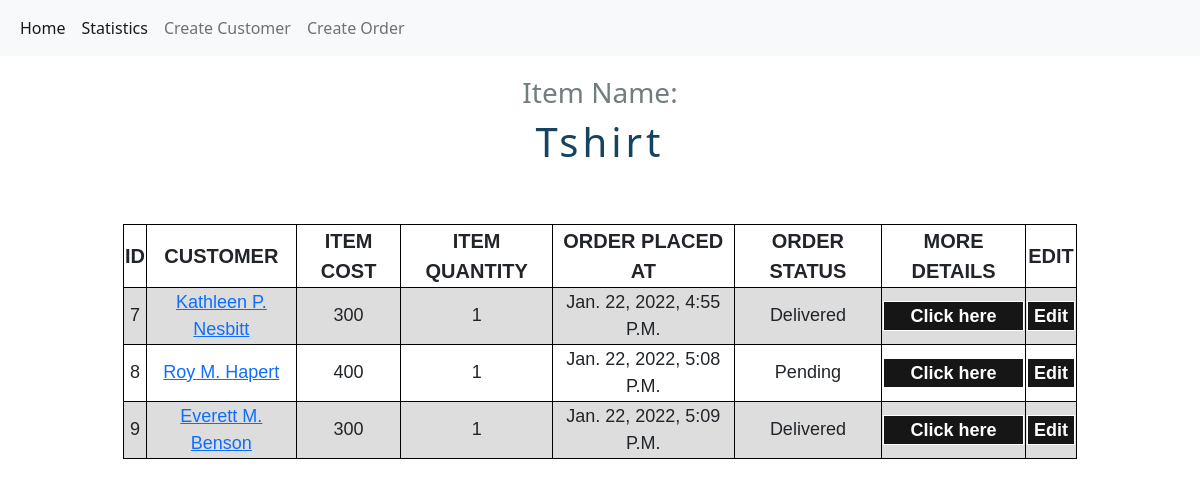
Before: /app/itemList/tshirt/ with the older database file.
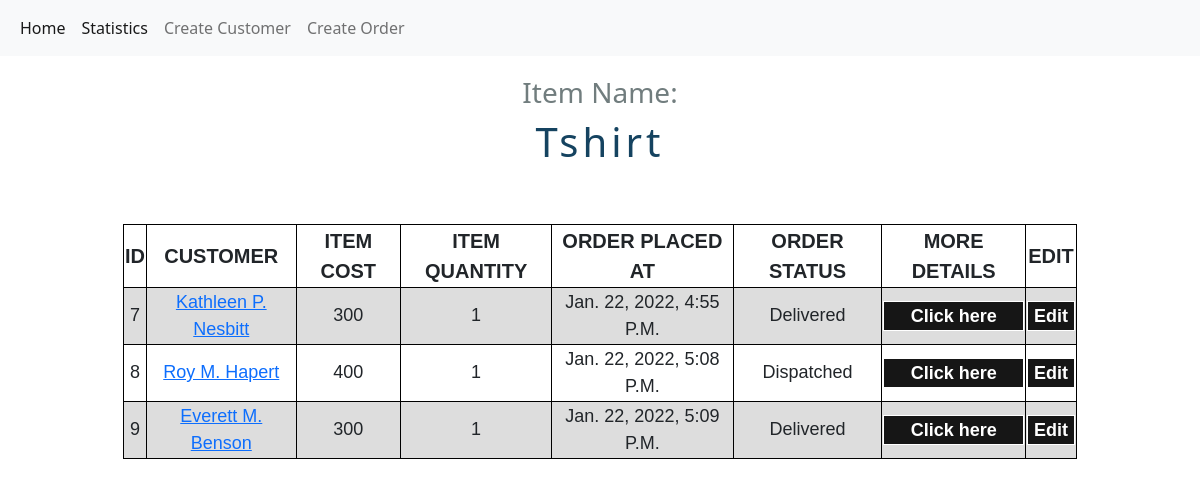
After: the same page with the newer database file.
### app/models.py (models this page shows, shortened)
class OrderDetails(models.Model):
    customer = models.ForeignKey(Customer, related_name="customer",on_delete=models.SET_DEFAULT, default="NA")
    item_name = models.CharField(max_length=200)
    item_cost = models.IntegerField()
    item_quantity = models.IntegerField()
    order_choices = (
    ('pending','pending'),
    ('dispatched', 'dispatched'),
    ('delivered','delivered'),
        )
    order_status = models.CharField(max_length=30, choices=order_choices, default='pending')
    date = models.DateTimeField(auto_now_add=True)

class Customer(models.Model):
    name = models.CharField(max_length=200)
    contact = PhoneNumberField()
    email = models.EmailField()
    address = models.CharField(max_length=300)
    city = models.CharField(max_length=50)
    state = models.CharField(max_length=50)
    date = models.DateTimeField(auto_now_add=True)
    def __str__(self):
        return self.name

### app/views.py (the view)
# urls.py: url(r'^itemList/(?P<slug>[-\w\d]+)/$', ItemList.as_view(), name='itemList'),
class ItemList(TemplateView):
    model = OrderDetails
    template_name = "app/order_item_list.html"
    def get_context_data(self, **kwargs):
        context = super().get_context_data(**kwargs)
        item_name = self.kwargs["slug"]
        context["item_name"] = item_name
        context['list'] = OrderDetails.objects.filter(item_name= item_name)
        return context

### templates/app/order_item_list.html
{% extends "base.html"%} {% block body_block %}
<div id="item-name-ctn">
  <h3 id="item-name-title">Item Name:
      <h1 id="item-name-value">{{item_name}}</h1>
  </h3>
  </div>
  <div id="table-1">
    {% if list%}
      <table class="customer-list-table-1">
          <tr class="list-tr">
            <th class="list-th">ID</th>
            <th class="list-th">CUSTOMER</th>
            <th class="list-th">ITEM COST</th>
            <th class="list-th">ITEM QUANTITY</th>
            <th class="list-th">ORDER PLACED AT</th>
            <th class="list-th">ORDER STATUS</th>
            <th class="list-th">MORE DETAILS</th>
            <th class="list-th">EDIT</th>
          </tr>
          {% for order in list %}
          <tr class="list-tr">
            <td class="order-list-td">{{ order.id}}</td>
            <td class="order-list-td"><a href="{% url 'app:customerDetails' pk=order.customer.id %}">{{order.customer}}</a></td>
            <td class="order-list-td">{{order.item_cost}}</td>
            <td class="order-list-td">{{order.item_quantity}}</td>
            <td class="order-list-td">{{order.date}}</td>
            <td class="order-list-td">{{order.order_status}}</td>
            <td class="order-list-td"><a href="{% url 'app:orderDetails' pk=order.id %}"><button class="Edit-btn">Click here</button></a></td>
            <td class="order-list-td"><a href="{% url 'app:updateOrder' pk=order.id %}"><button class="Edit-btn">Edit</button></a></td>
          </tr>
          {% endfor %}
        </table>
  </div>
  {% else %}
  <h1 id="no-results">No Results</h1>
  {% endif %}
{% endblock %}

Changed rows visible on the page:
changed OrderDetails "Roy M. Hapert": order_status "Pending" → "Dispatched"
